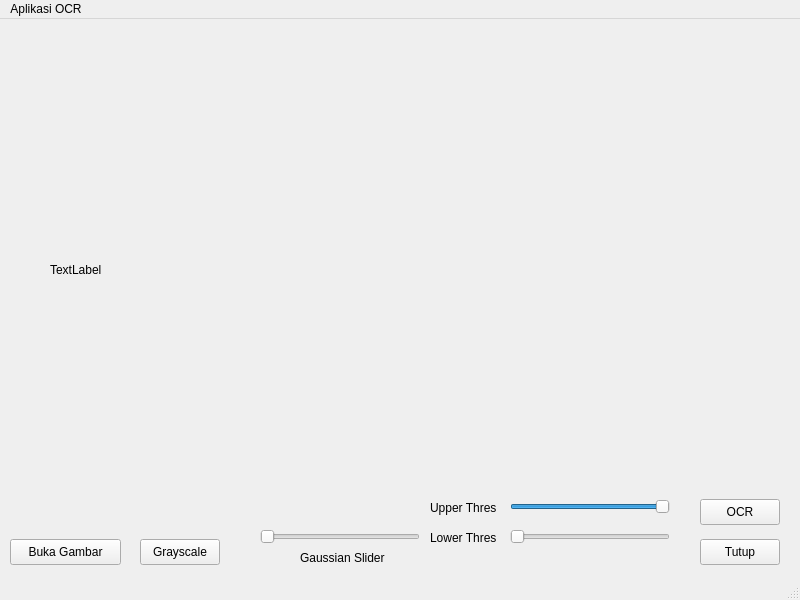
<?xml version="1.0" encoding="UTF-8"?>
<ui version="4.0">
 <class>MainWindow</class>
 <widget class="QMainWindow" name="MainWindow">
  <property name="geometry">
   <rect>
    <x>0</x>
    <y>0</y>
    <width>800</width>
    <height>600</height>
   </rect>
  </property>
  <property name="windowTitle">
   <string>MainWindow</string>
  </property>
  <widget class="QWidget" name="centralwidget">
   <widget class="QPushButton" name="closeBtn">
    <property name="geometry">
     <rect>
      <x>700</x>
      <y>520</y>
      <width>80</width>
      <height>26</height>
     </rect>
    </property>
    <property name="text">
     <string>Tutup</string>
    </property>
   </widget>
   <widget class="QPushButton" name="openBtn">
    <property name="geometry">
     <rect>
      <x>10</x>
      <y>520</y>
      <width>111</width>
      <height>26</height>
     </rect>
    </property>
    <property name="text">
     <string>Buka Gambar</string>
    </property>
   </widget>
   <widget class="QPushButton" name="grayscaleBtn">
    <property name="geometry">
     <rect>
      <x>140</x>
      <y>520</y>
      <width>80</width>
      <height>26</height>
     </rect>
    </property>
    <property name="text">
     <string>Grayscale</string>
    </property>
   </widget>
   <widget class="QLabel" name="imgPlaceholder">
    <property name="geometry">
     <rect>
      <x>50</x>
      <y>30</y>
      <width>731</width>
      <height>441</height>
     </rect>
    </property>
    <property name="text">
     <string>TextLabel</string>
    </property>
   </widget>
   <widget class="QSlider" name="gaussianSlider">
    <property name="geometry">
     <rect>
      <x>260</x>
      <y>510</y>
      <width>160</width>
      <height>16</height>
     </rect>
    </property>
    <property name="minimum">
     <number>3</number>
    </property>
    <property name="maximum">
     <number>9</number>
    </property>
    <property name="singleStep">
     <number>2</number>
    </property>
    <property name="pageStep">
     <number>2</number>
    </property>
    <property name="orientation">
     <enum>Qt::Horizontal</enum>
    </property>
   </widget>
   <widget class="QLabel" name="label">
    <property name="geometry">
     <rect>
      <x>300</x>
      <y>530</y>
      <width>101</width>
      <height>18</height>
     </rect>
    </property>
    <property name="text">
     <string>Gaussian Slider</string>
    </property>
   </widget>
   <widget class="QPushButton" name="ocrBtn">
    <property name="geometry">
     <rect>
      <x>700</x>
      <y>480</y>
      <width>80</width>
      <height>26</height>
     </rect>
    </property>
    <property name="text">
     <string>OCR</string>
    </property>
   </widget>
   <widget class="QLabel" name="label_2">
    <property name="geometry">
     <rect>
      <x>430</x>
      <y>480</y>
      <width>81</width>
      <height>18</height>
     </rect>
    </property>
    <property name="text">
     <string>Upper Thres</string>
    </property>
   </widget>
   <widget class="QTextBrowser" name="textBrowser">
    <property name="geometry">
     <rect>
      <x>210</x>
      <y>560</y>
      <width>256</width>
      <height>192</height>
     </rect>
    </property>
   </widget>
   <widget class="QSlider" name="lowThresholdGs">
    <property name="geometry">
     <rect>
      <x>510</x>
      <y>510</y>
      <width>160</width>
      <height>16</height>
     </rect>
    </property>
    <property name="maximum">
     <number>125</number>
    </property>
    <property name="orientation">
     <enum>Qt::Horizontal</enum>
    </property>
   </widget>
   <widget class="QSlider" name="upThresholdGS">
    <property name="geometry">
     <rect>
      <x>510</x>
      <y>480</y>
      <width>160</width>
      <height>16</height>
     </rect>
    </property>
    <property name="minimum">
     <number>126</number>
    </property>
    <property name="maximum">
     <number>255</number>
    </property>
    <property name="sliderPosition">
     <number>255</number>
    </property>
    <property name="orientation">
     <enum>Qt::Horizontal</enum>
    </property>
   </widget>
   <widget class="QLabel" name="label_3">
    <property name="geometry">
     <rect>
      <x>430</x>
      <y>510</y>
      <width>81</width>
      <height>18</height>
     </rect>
    </property>
    <property name="text">
     <string>Lower Thres</string>
    </property>
   </widget>
  </widget>
  <widget class="QMenuBar" name="menubar">
   <property name="geometry">
    <rect>
     <x>0</x>
     <y>0</y>
     <width>800</width>
     <height>23</height>
    </rect>
   </property>
   <widget class="QMenu" name="menuAplikasi_OCR">
    <property name="title">
     <string>Aplikasi OCR</string>
    </property>
   </widget>
   <addaction name="menuAplikasi_OCR"/>
  </widget>
  <widget class="QStatusBar" name="statusbar"/>
 </widget>
 <resources/>
 <connections>
  <connection>
   <sender>closeBtn</sender>
   <signal>clicked()</signal>
   <receiver>MainWindow</receiver>
   <slot>close()</slot>
   <hints>
    <hint type="sourcelabel">
     <x>767</x>
     <y>546</y>
    </hint>
    <hint type="destinationlabel">
     <x>764</x>
     <y>511</y>
    </hint>
   </hints>
  </connection>
  <connection>
   <sender>upThresholdGS</sender>
   <signal>sliderMoved(int)</signal>
   <receiver>label_2</receiver>
   <slot>setNum(int)</slot>
   <hints>
    <hint type="sourcelabel">
     <x>567</x>
     <y>513</y>
    </hint>
    <hint type="destinationlabel">
     <x>504</x>
     <y>507</y>
    </hint>
   </hints>
  </connection>
  <connection>
   <sender>lowThresholdGs</sender>
   <signal>sliderMoved(int)</signal>
   <receiver>label_3</receiver>
   <slot>setNum(int)</slot>
   <hints>
    <hint type="sourcelabel">
     <x>544</x>
     <y>540</y>
    </hint>
    <hint type="destinationlabel">
     <x>494</x>
     <y>540</y>
    </hint>
   </hints>
  </connection>
 </connections>
</ui>
